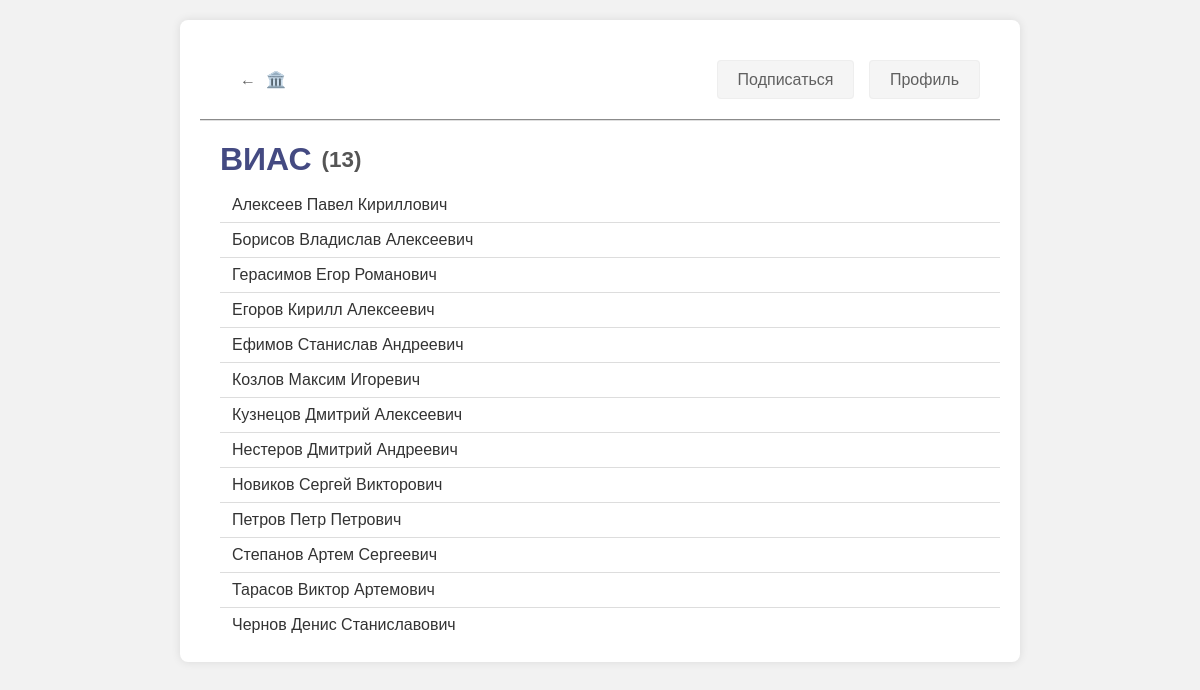
The app's page /view_group.php?gp=2 (signed in) with its own data.
### tables this page shows
CREATE TABLE `groups` (
  `group_id` int NOT NULL,
  `group_name` text NOT NULL
);

CREATE TABLE `students` (
  `stud_id` int NOT NULL,
  `gp` int DEFAULT NULL,
  `name` varchar(255) DEFAULT NULL,
  `surname` varchar(255) DEFAULT NULL,
  `patronymic` varchar(255) DEFAULT NULL
);

### web/view_group.php (the view, shortened to what this page needs)
<!DOCTYPE html>
<html lang="en">
<head>
    <link rel="stylesheet" href="styles/view_group.css">
</head>
<body>
<?php
$host = 'MySQL-8.2';
$user = 'root';
$pass = '';
$db = 'site';
$connect = mysqli_connect($host, $user, $pass, $db);
?>
<div class="container">
    <div class="header">
        <div class="header-left">
            <a href="index.php" class="home-button"><div>←</div><div class="symbol">🏛️</div></a>
        </div>
        <div class="info">
            <a href="https://vk.com/donstu?from=groups" class="subscribe-button">Подписаться</a>
            <a href="profile.php" class="profile-button">Профиль</a>
        </div>
    </div>
    <?php
    $gp = $_SESSION['gp'];
    $gp_query = mysqli_query($connect, "SELECT * FROM `groups` WHERE `group_id` = '$gp'");
    $gp_data = mysqli_fetch_assoc($gp_query);
    ?>
    <div class="group-title-and-count">
        <?php
        $students_query = mysqli_query($connect, "SELECT COUNT(*) AS student_count FROM `students` WHERE `gp` = '$gp'");
        $students_data = mysqli_fetch_assoc($students_query);
        $student_count = $students_data['student_count'];
        ?>
        <h1>
            <?php echo htmlspecialchars($gp_data['group_name']); ?>
            <span class="student-count">(<?php echo $student_count; ?>)</span>
        </h1>
    </div>
    <div class="group-details">
        <ul class="student-list">
            <?php
            $students_query = mysqli_query($connect, "SELECT * FROM `students` WHERE `gp` = '$gp' ORDER BY `surname` ASC, `name` ASC, `patronymic` ASC");
            while ($student = mysqli_fetch_assoc($students_query)) {
                $surname = isset($student['surname']) ? htmlspecialchars($student['surname']) : '';
                $name = isset($student['name']) ? htmlspecialchars($student['name']) : '';
                $patronymic = isset($student['patronymic']) ? htmlspecialchars($student['patronymic']) : '';
                echo "<li class='student-item'>";
                echo "<span class='student-name'>" . $surname . ' ' . $name . ' ' . $patronymic . "</span>";
                echo "</li>";
            }
            ?>
        </ul>
    </div>
</div>
</body>
</html>

### web/styles/view_group.css (style rules this page uses)
body { font-family: 'Arial', sans-serif; background-color: #f2f2f2; color: #333; margin: 0; padding: 0; }
.container { max-width: 800px; margin: 20px auto; padding: 20px; background-color: #ffffff; border-radius: 8px; box-shadow: 0 0 10px rgba(0, 0, 0, 0.1); }
.header { border-width: 0; border-bottom-width: 2px; border-bottom-style:groove; border-bottom-color: rgb(223, 223, 223); color: #ffffff; padding: 20px 20px; margin-bottom: 20px; display: flex; justify-content: space-between; align-items: center; }
.header-left, .header-right { display: flex; align-items: center; }
.header-left a { display: flex; flex-direction: row; align-items: baseline; padding: 10px 20px; }
.symbol { margin-left: 10px; }
.header a { text-decoration: none; color: #606060; }
.home-button { padding: 12px 18px; border: none; border-radius: 4px; cursor: pointer; font-size: 16px; font-weight: 550; text-decoration: none; display: inline-block; }
.subscribe-button { border-width: 1px; border-style: ridge; border-radius: 4px; cursor: pointer; font-size: 1em; padding: 10px 20px; background-color: whitesmoke; margin-right: 10px; transition: background-color 1s ease; }
.profile-button { border-width: 1px; border-style: ridge; border-radius: 4px; cursor: pointer; font-size: 1em; padding: 10px 20px; background-color: whitesmoke; transition: background-color 1s ease; }
.group-details { margin-left: 20px; }
h1 { color: #444a82; margin-top: 0; margin-bottom: 10px; display: flex; align-items: center; }
.student-list { list-style-type: none; padding: 0; margin: 0; }
.student-item { padding: 8px 12px; border-bottom: 1px solid #ddd; display: flex; justify-content: space-between; align-items: center; }
.student-item:last-child { border-bottom: none; }
.student-name { display: block; color: #333; }
.student-count { font-size: 0.7em; color: #555; margin-left: 10px; }
.group-title-and-count { margin-left: 20px; }

### records on screen
groups: group_name "ВИАС"
students: surname "Алексеев", name "Павел", patronymic "Кириллович"
students: surname "Борисов", name "Владислав", patronymic "Алексеевич"
students: surname "Герасимов", name "Егор", patronymic "Романович"
students: surname "Егоров", name "Кирилл", patronymic "Алексеевич"
students: surname "Ефимов", name "Станислав", patronymic "Андреевич"
students: surname "Козлов", name "Максим", patronymic "Игоревич"
students: surname "Кузнецов", name "Дмитрий", patronymic "Алексеевич"
students: surname "Нестеров", name "Дмитрий", patronymic "Андреевич"
students: surname "Новиков", name "Сергей", patronymic "Викторович"
students: surname "Петров", name "Петр", patronymic "Петрович"
students: surname "Степанов", name "Артем", patronymic "Сергеевич"
students: surname "Тарасов", name "Виктор", patronymic "Артемович"
students: surname "Чернов", name "Денис", patronymic "Станиславович"

### other values on screen
$student_count "13"
